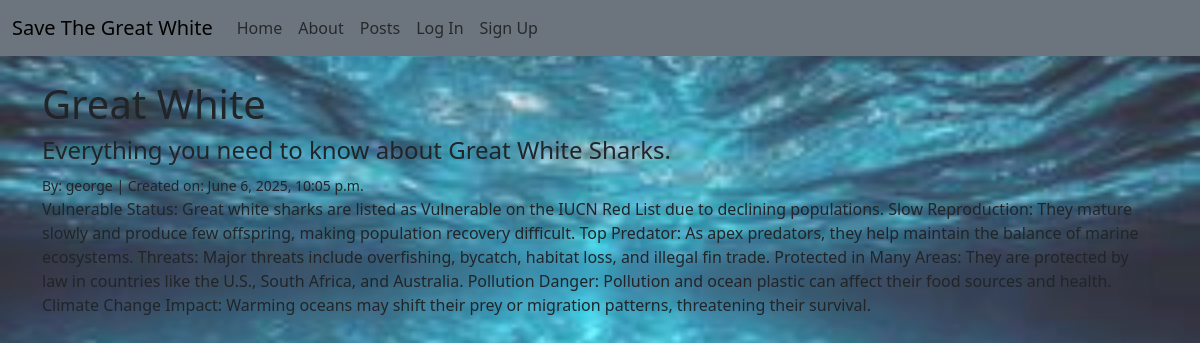
Page /posts/2/ on the committed database.
### posts/models.py (models this page shows, shortened)
class Post(models.Model):
    title = models.CharField(max_length=128)
    subtitle = models.CharField(max_length=256)
    body = models.TextField()
    author = models.ForeignKey(
        get_user_model(),
        on_delete=models.CASCADE
    )
    status = models.ForeignKey(
        Status,
        on_delete=models.CASCADE
    )
    created_on = models.DateTimeField(auto_now_add=True)

### posts/views.py (the view)
# urls.py: path("<int:pk>/", views.PostDetailView.as_view(), name="detail"),
class PostDetailView(DetailView):
    template_name = "posts/detail.html"
    model = Post

### templates/posts/detail.html (shortened to what this page needs)
{% extends "base.html" %}
{% block content %}
<h1>{{ post.title }}</h1>
<h4>{{ post.subtitle }}</h4>
<small>By: {{ post.author}} | Created on: {{ post.created_on }}</small>
<p>{{ post.body }}</p>
{% endblock content %}

### rows in the picture
Post: title "Great White", subtitle "Everything you need to know about Great White Sharks.", author "george", created_on "June 6, 2025, 10:05 p.m.", body "Vulnerable Status: Great white sharks are listed as Vulnerable on the IUCN Red List due to declining populations. Slow Reproduction: They mature slowly and produce few offspring, making population recovery difficult. Top Predator: As apex predators, they help maintain the balance of marine ecosystems. Threats: Major threats include overfishing, bycatch, habitat loss, and illegal fin trade. Protected in Many Areas: They are protected by law in countries like the U.S., South Africa, and Australia. Pollution Danger: Pollution and ocean plastic can affect their food sources and health. Climate Change Impact: Warming oceans may shift their prey or migration patterns, threatening their survival."
